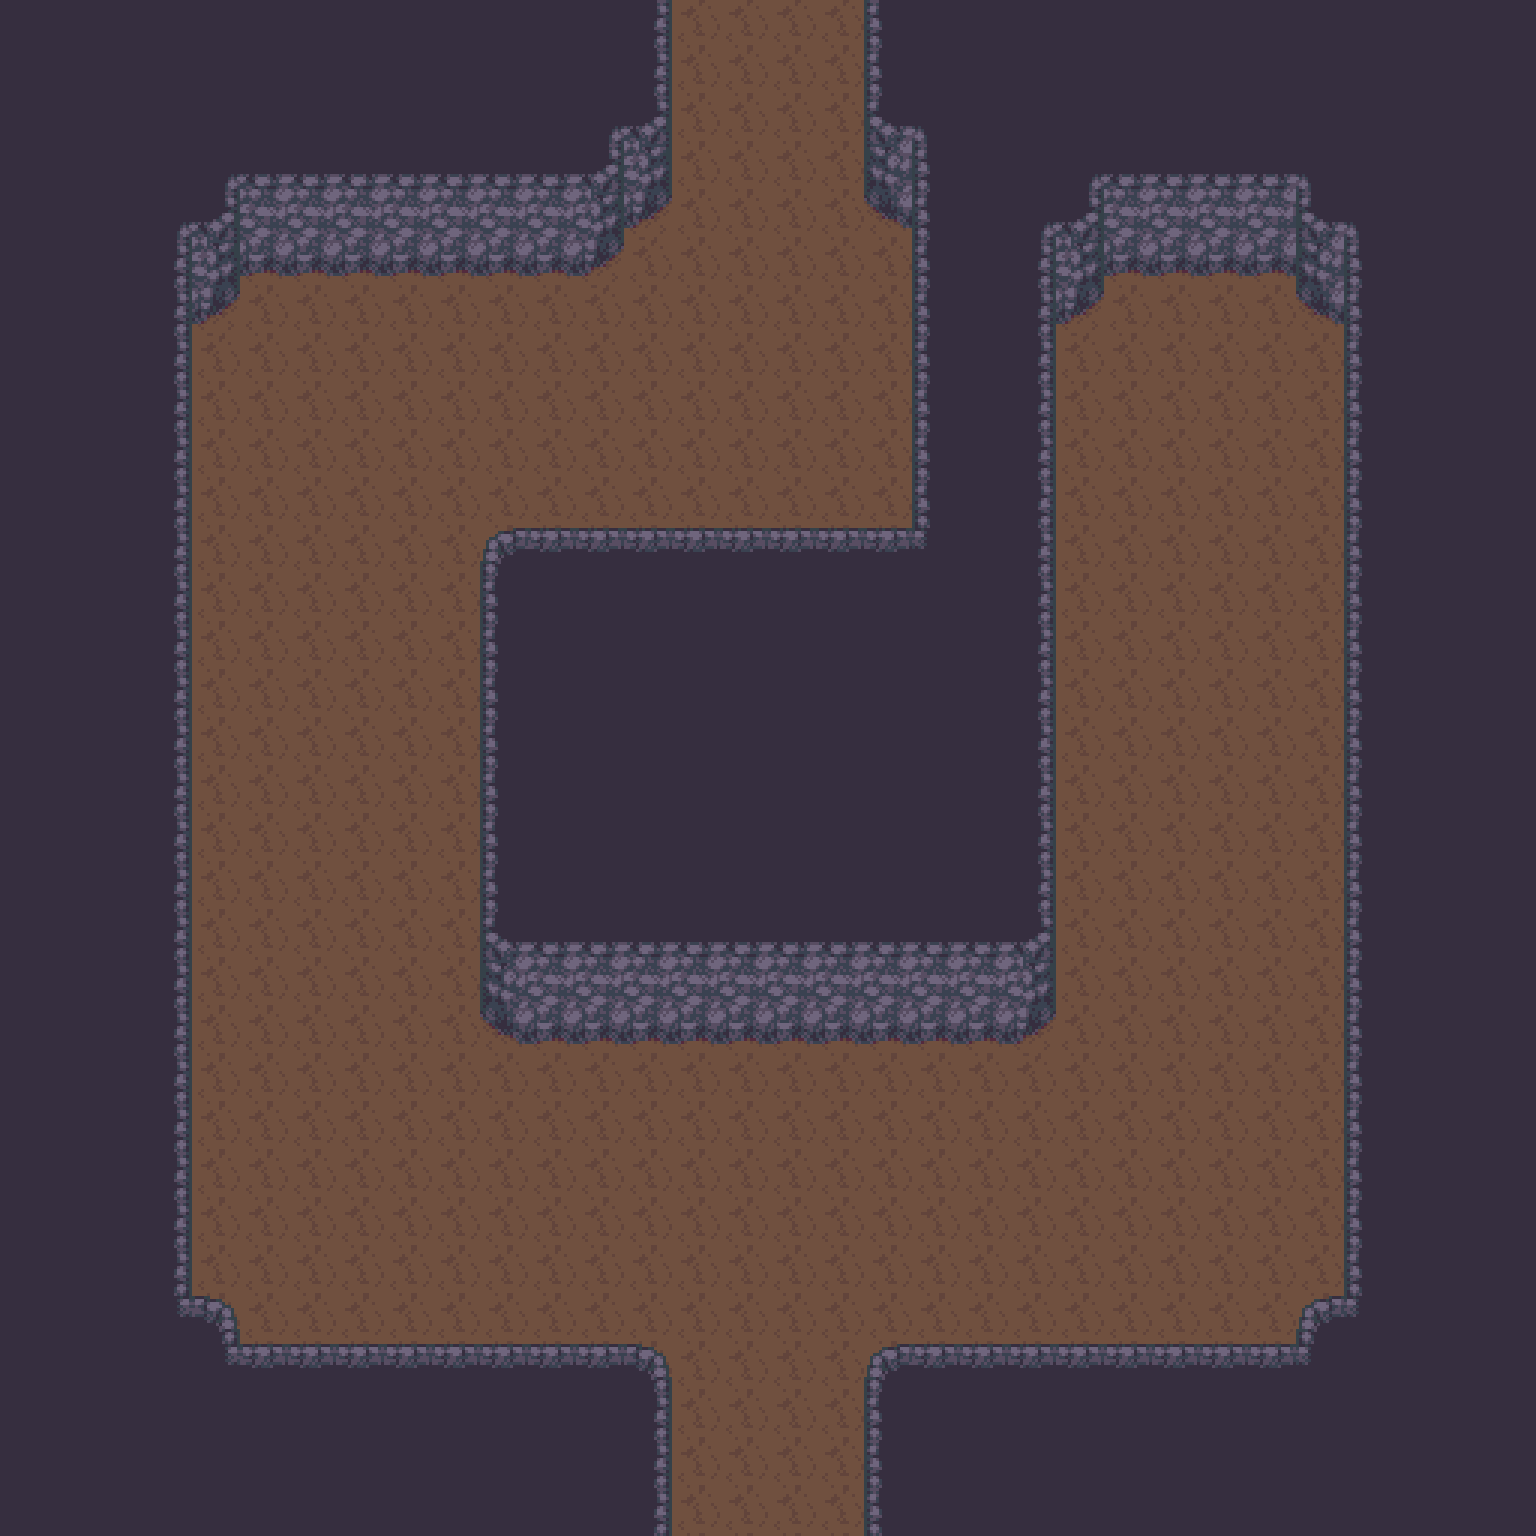

A 2D game scene composited from a Tiled map and its tileset images. What follows is a short description and the map's XML, with each tile layer's data collapsed to a summary:
An orthogonal 32x32 tile map with 48x48 px tiles, 2 tile layers (Floor, Furnishing) and 2 objects.

<map version="1.2" tiledversion="1.3.4" orientation="orthogonal" renderorder="right-down" width="32" height="32" tilewidth="48" tileheight="48" infinite="0" nextlayerid="4" nextobjectid="5">
 <tileset firstgid="1" source="Cave.tsx" />
 <layer id="2" name="Floor" width="32" height="32">
  <data>[1024 cells, 1024 non-empty, 1 distinct tile ids]</data>
 </layer>
 <layer id="1" name="Furnishing" width="32" height="32">
  <data>[1024 cells, 606 non-empty, 19 distinct tile ids]</data>
 </layer>
 <objectgroup id="3" name="Props">
  <object id="3" gid="235" x="1104" y="432" width="48" height="48">
   <properties>
    <property name="I" value="[ChestSpawn]" />
   </properties>
  </object>
  <object id="4" gid="235" x="1248" y="432" width="48" height="48">
   <properties>
    <property name="I" value="[ChestSpawn]" />
   </properties>
  </object>
 </objectgroup>
</map>
